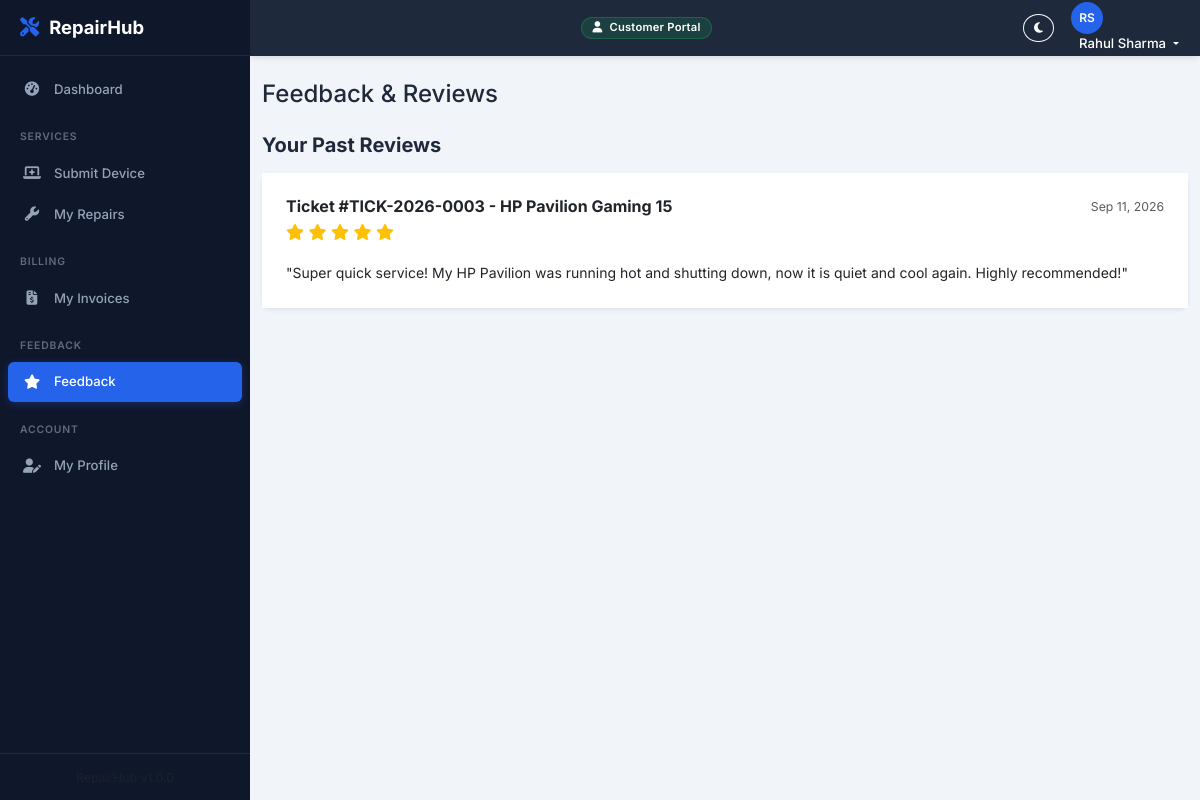
Page /client/feedback.php (signed in) on the committed database.
### tables this page shows
CREATE TABLE `feedback` (
  `id` int NOT NULL AUTO_INCREMENT,
  `ticket_id` int NOT NULL,
  `customer_id` int NOT NULL,
  `rating` tinyint NOT NULL,
  `review` text,
  `technician_id` int DEFAULT NULL,
  `is_visible` tinyint(1) NOT NULL DEFAULT '1',
  `created_at` datetime NOT NULL DEFAULT CURRENT_TIMESTAMP,
  PRIMARY KEY (`id`),
  KEY `idx_ticket` (`ticket_id`),
  KEY `idx_customer` (`customer_id`),
  KEY `idx_rating` (`rating`)
);

CREATE TABLE `repair_tickets` (
  `id` int NOT NULL AUTO_INCREMENT,
  `ticket_id` varchar(30) NOT NULL,
  `customer_id` int NOT NULL,
  `device_type` varchar(50) NOT NULL,
  `device_brand` varchar(100) DEFAULT NULL,
  `device_model` varchar(100) DEFAULT NULL,
  `serial_number` varchar(100) DEFAULT NULL,
  `imei_number` varchar(20) DEFAULT NULL,
  `device_password` varchar(100) DEFAULT NULL,
  `device_condition` text,
  `problem_description` text NOT NULL,
  `diagnosis` text,
  `resolution` text,
  `completion_summary` text,
  `time_spent_total` int DEFAULT '0',
  `parts_used_notes` text,
  `submitted_by_client` tinyint(1) NOT NULL DEFAULT '0',
  `status` enum('Pending','In Progress','Waiting for Parts','Ready for Pickup','Completed','Delivered','Cancelled') NOT NULL DEFAULT 'Pending',
  `priority` enum('Low','Normal','High','Urgent') NOT NULL DEFAULT 'Normal',
  `estimated_cost` decimal(10,2) DEFAULT '0.00',
  `final_cost` decimal(10,2) DEFAULT '0.00',
  `assigned_to` int DEFAULT NULL,
  `created_by` int DEFAULT NULL,
  `due_date` date DEFAULT NULL,
  `completed_at` datetime DEFAULT NULL,
  `delivered_at` datetime DEFAULT NULL,
  `created_at` datetime NOT NULL DEFAULT CURRENT_TIMESTAMP,
  `updated_at` datetime NOT NULL DEFAULT CURRENT_TIMESTAMP ON UPDATE CURRENT_TIMESTAMP,
  PRIMARY KEY (`id`),
  UNIQUE KEY `ticket_id` (`ticket_id`),
  KEY `idx_status` (`status`),
  KEY `idx_priority` (`priority`),
  KEY `idx_customer` (`customer_id`),
  KEY `idx_assigned` (`assigned_to`),
  KEY `idx_created_at` (`created_at`),
  KEY `created_by` (`created_by`),
  CONSTRAINT `repair_tickets_ibfk_1` FOREIGN KEY (`customer_id`) REFERENCES `customers` (`id`) ON DELETE CASCADE,
  CONSTRAINT `repair_tickets_ibfk_2` FOREIGN KEY (`assigned_to`) REFERENCES `users` (`id`) ON DELETE SET NULL,
  CONSTRAINT `repair_tickets_ibfk_3` FOREIGN KEY (`created_by`) REFERENCES `users` (`id`) ON DELETE SET NULL
);

### client/feedback.php (the view, shortened to what this page needs)
<?php
require_once '../config.php';
$customer = getCurrentClientCustomer($pdo);
$customer_id = $customer['id'];
$stmt = $pdo->prepare("
    SELECT f.*, t.device_brand, t.device_model, t.ticket_id as t_ref
    FROM feedback f
    JOIN repair_tickets t ON f.ticket_id = t.id
    WHERE f.customer_id = ?
    ORDER BY f.created_at DESC
");
$stmt->execute([$customer_id]);
$past_feedback = $stmt->fetchAll();
include '../includes/client_header.php';
include '../includes/client_sidebar.php';
?>
<div class="main-content" id="mainContent">
    <div class="container-fluid py-4">
        <div class="d-flex justify-content-between align-items-center mb-4">
            <h4 class="mb-0">Feedback & Reviews</h4>
        </div>
        <h5 class="fw-bold mb-3">Your Past Reviews</h5>
        <div class="card border-0 shadow-sm">
            <div class="card-body p-0">
                <?php if(empty($past_feedback)): ?>
                    <div class="text-center py-5 text-muted">
                        <i class="fas fa-comment-slash fa-3x mb-3 text-light"></i>
                        <h5>No reviews found</h5>
                        <p>You haven't submitted any feedback yet.</p>
                    </div>
                <?php else: ?>
                    <div class="list-group list-group-flush">
                        <?php foreach($past_feedback as $feedback): ?>
                            <div class="list-group-item p-4">
                                <div class="d-flex justify-content-between align-items-start mb-2">
                                    <div>
                                        <h6 class="mb-1 fw-bold">Ticket #<?= htmlspecialchars($feedback['t_ref']) ?> - <?= htmlspecialchars($feedback['device_brand'] . ' ' . $feedback['device_model']) ?></h6>
                                        <div class="static-stars fs-6 mb-2">
                                            <?php for($i=1; $i<=5; $i++): ?>
                                                <i class="fa<?= $i <= $feedback['rating'] ? 's' : 'r' ?> fa-star"></i>
                                            <?php endfor; ?>
                                        </div>
                                    </div>
                                    <span class="text-muted small"><?= date('M d, Y', strtotime($feedback['created_at'])) ?></span>
                                </div>
                                <?php if(!empty($feedback['review'])): ?>
                                    <p class="mb-0 text-dark">"<?= nl2br(htmlspecialchars($feedback['review'])) ?>"</p>
                                <?php else: ?>
                                    <p class="mb-0 text-muted fst-italic">No written review provided.</p>
                                <?php endif; ?>
                            </div>
                        <?php endforeach; ?>
                    </div>
                <?php endif; ?>
            </div>
        </div>
    </div>
</div>
<?php include '../includes/footer.php'; ?>

### assets/css/style.css (style rules this page uses)
:root { --rh-primary: #2563eb; --rh-primary-hover: #1d4ed8; --rh-primary-light: rgba(37, 99, 235, 0.1); --rh-sidebar-bg: #0f172a; --rh-sidebar-hover: #1e293b; --rh-sidebar-active: #2563eb; --rh-sidebar-text: #94a3b8; --rh-sidebar-text-active: #ffffff; --rh-sidebar-width: 250px; --rh-topbar-height: 56px; --rh-topbar-bg: #1e293b; --rh-body-bg: #f1f5f9; --rh-card-bg: #ffffff; --rh-text-primary: #1e293b; --rh-text-secondary: #64748b; --rh-text-muted: #94a3b8; --rh-border-color: #e2e8f0; --rh-success: #10b981; --rh-warning: #f59e0b; --rh-danger: #ef4444; --rh-info: #06b6d4; --rh-shadow-sm: 0 1px 2px rgba(0,0,0,0.05); --rh-shadow-md: 0 4px 6px -1px rgba(0,0,0,0.07), 0 2px 4px -1px rgba(0,0,0,0.04); --rh-shadow-lg: 0 10px 15px -3px rgba(0,0,0,0.08), 0 4px 6px -2px rgba(0,0,0,0.04); --rh-radius: 8px; --rh-radius-lg: 12px; --rh-transition: 0.2s ease; }
* { margin: 0; padding: 0; box-sizing: border-box; }
body { font-family: 'Inter', system-ui, -apple-system, 'Segoe UI', Roboto, sans-serif; font-size: 0.875rem; background-color: var(--rh-body-bg); color: var(--rh-text-primary); line-height: 1.6; overflow-x: hidden; transition: background-color var(--rh-transition), color var(--rh-transition); }
.main-content { margin-left: var(--rh-sidebar-width); margin-top: var(--rh-topbar-height); min-height: calc(100vh - var(--rh-topbar-height)); transition: margin-left var(--rh-transition); padding: 0; }
.card { background: var(--rh-card-bg); border: 1px solid var(--rh-border-color); border-radius: var(--rh-radius); transition: box-shadow var(--rh-transition), transform var(--rh-transition); }
.card.border-0 { border: none; }
.card.shadow-sm { box-shadow: var(--rh-shadow-sm); }

### client/feedback.php (style rules this page uses)
.static-stars { color: #ffc107; }

### rows in the picture
feedback: repair_tickets.ticket_id "TICK-2026-0003", repair_tickets.device_brand+device_model "HP Pavilion Gaming 15", rating 5 (drawn), created_at "Sep 11, 2026", review "Super quick service! My HP Pavilion was running hot and shutting down, now it is quiet and cool again. Highly recommended!"

### other values in the picture
getInitials($currentUser['name']) "RS"
$currentUser['name'] "Rahul Sharma"
APP_NAME "RepairHub"
